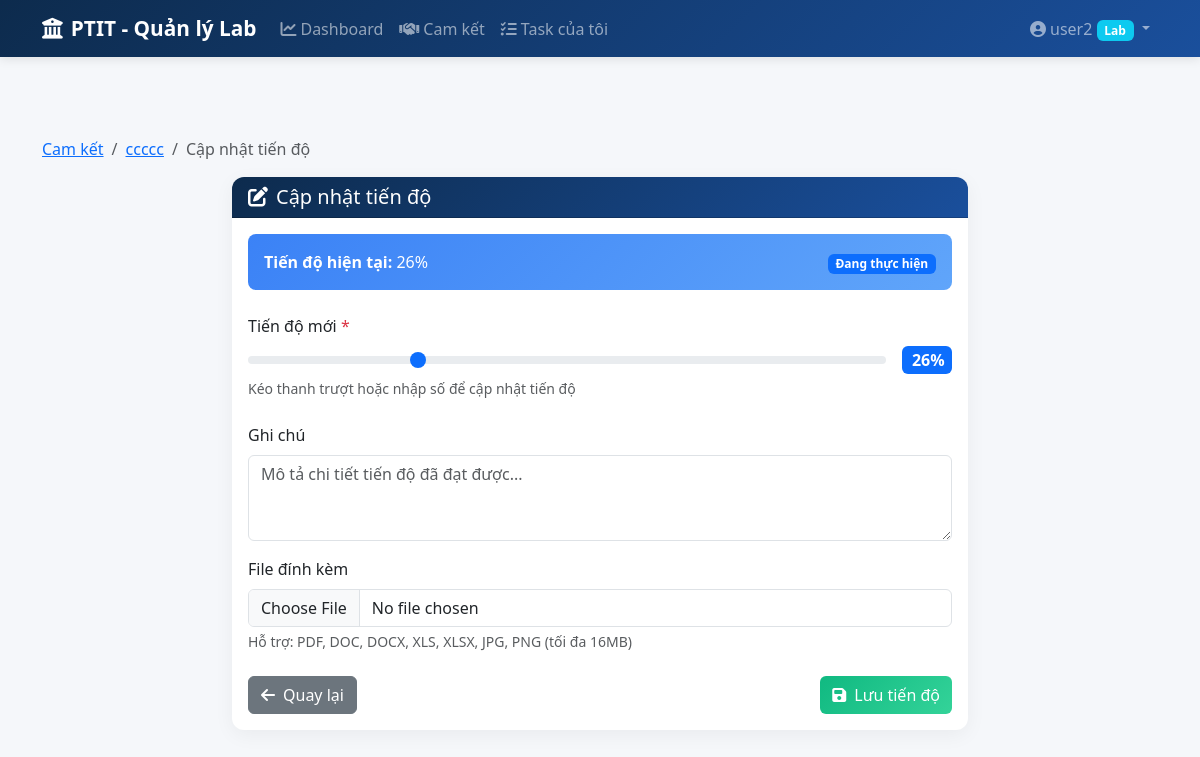
/progress/update/3 (signed in), run on the app's committed database.
### app/models.py (models this page shows, shortened)
class User(UserMixin, db.Model):
    __tablename__ = 'users'
    id = db.Column(db.Integer, primary_key=True)
    username = db.Column(db.String(50), unique=True, nullable=False)
    password_hash = db.Column(db.String(200), nullable=False)
    role = db.Column(db.String(20), nullable=False)  # 'admin' or 'lab'
    lab_id = db.Column(db.Integer, db.ForeignKey('labs.id', ondelete='SET NULL'), nullable=True)
    def is_admin(self):
        return self.role == 'admin'

class Commitment(db.Model):
    __tablename__ = 'commitments'
    id = db.Column(db.Integer, primary_key=True)
    title = db.Column(db.String(200), nullable=False)
    description = db.Column(db.Text)
    lab_id = db.Column(db.Integer, db.ForeignKey('labs.id'), nullable=False)
    assigned_to = db.Column(db.Integer, db.ForeignKey('users.id'), nullable=True)  # User được giao
    start_date = db.Column(db.Date, nullable=False)
    deadline = db.Column(db.Date, nullable=False)
    progress = db.Column(db.Integer, default=0)  # 0-100
    status = db.Column(db.String(20), default='Mới')  # Mới, Đang thực hiện, Hoàn thành, Quá hạn
    created_by = db.Column(db.Integer, db.ForeignKey('users.id'))
    created_at = db.Column(db.DateTime, default=datetime.utcnow)
    updated_at = db.Column(db.DateTime, default=datetime.utcnow, onupdate=datetime.utcnow)
    creator = db.relationship('User', foreign_keys=[created_by], backref='commitments_created')
    assignee = db.relationship('User', foreign_keys=[assigned_to], backref='tasks_assigned')
    progress_updates = db.relationship('ProgressUpdate', backref='commitment', lazy=True, cascade='all, delete-orphan')

### app/routes/commitments.py (the view, shortened to what this page needs)
@bp.route('/progress/update/<int:commitment_id>', methods=['GET', 'POST'])
@login_required
def progress_update(commitment_id):
    commitment = Commitment.query.get_or_404(commitment_id)
    if not current_user.is_admin() and commitment.lab_id != current_user.lab_id:
        flash('Bạn không có quyền cập nhật cam kết này.', 'danger')
        return redirect(url_for('main.dashboard'))
    return render_template('commitments/progress_form.html', commitment=commitment)

### templates/commitments/progress_form.html (shortened to what this page needs)
{% extends "base.html" %}
{% block content %}
<nav aria-label="breadcrumb" class="mb-3">
    <ol class="breadcrumb">
        <li class="breadcrumb-item"><a href="{{ url_for('commitments.commitments_list') }}">Cam kết</a></li>
        <li class="breadcrumb-item"><a href="{{ url_for('commitments.commitments_detail', commitment_id=commitment.id) }}">{{ commitment.title }}</a></li>
        <li class="breadcrumb-item active">Cập nhật tiến độ</li>
    </ol>
</nav>
<div class="row justify-content-center">
    <div class="col-lg-8">
        <div class="card">
            <div class="card-header">
                <h5 class="mb-0">
                    <i class="fas fa-edit me-2"></i>Cập nhật tiến độ
                </h5>
            </div>
            <div class="card-body">
                <div class="alert alert-info mb-4">
                    <div class="d-flex justify-content-between align-items-center">
                        <div>
                            <strong>Tiến độ hiện tại:</strong> {{ commitment.progress }}%
                        </div>
                        <div>
                            {% if commitment.status == 'Hoàn thành' %}
                            <span class="badge bg-success">{{ commitment.status }}</span>
                            {% elif commitment.status == 'Quá hạn' %}
                            <span class="badge bg-danger">{{ commitment.status }}</span>
                            {% elif commitment.status == 'Đang thực hiện' %}
                            <span class="badge bg-primary">{{ commitment.status }}</span>
                            {% else %}
                            <span class="badge bg-secondary">{{ commitment.status }}</span>
                            {% endif %}
                        </div>
                    </div>
                </div>
                <form method="POST" enctype="multipart/form-data">
                    <div class="mb-4">
                        <label for="progress" class="form-label">
                            Tiến độ mới <span class="text-danger">*</span>
                        </label>
                        <div class="d-flex align-items-center gap-3">
                            <input type="range" class="form-range flex-grow-1"
                                   id="progress" name="progress" min="0" max="100"
                                   value="{{ commitment.progress }}" required>
                            <span class="progress-value badge bg-primary">{{ commitment.progress }}%</span>
                        </div>
                        <div class="form-text">Kéo thanh trượt hoặc nhập số để cập nhật tiến độ</div>
                    </div>
                    <div class="mb-3">
                        <label for="notes" class="form-label">Ghi chú</label>
                        <textarea class="form-control" id="notes" name="notes" rows="3"
                                  placeholder="Mô tả chi tiết tiến độ đã đạt được..."></textarea>
                    </div>
                    <div class="mb-4">
                        <label for="attachment" class="form-label">File đính kèm</label>
                        <input type="file" class="form-control" id="attachment" name="attachment">
                        <div class="form-text">Hỗ trợ: PDF, DOC, DOCX, XLS, XLSX, JPG, PNG (tối đa 16MB)</div>
                    </div>
                    <div class="d-flex justify-content-between">
                        <a href="{{ url_for('commitments.commitments_detail', commitment_id=commitment.id) }}"
                           class="btn btn-secondary">
                            <i class="fas fa-arrow-left me-2"></i>Quay lại
                        </a>
                        <button type="submit" class="btn btn-success">
                            <i class="fas fa-save me-2"></i>Lưu tiến độ
                        </button>
                    </div>
                </form>
            </div>
        </div>
    </div>
</div>
{% endblock %}

### templates/base.html (shortened to what this page needs)
<!DOCTYPE html>
<html lang="vi">
<head>
    <link href="https://cdn.jsdelivr.net/npm/bootstrap@5.3.2/dist/css/bootstrap.min.css" rel="stylesheet">
    <link href="https://cdnjs.cloudflare.com/ajax/libs/font-awesome/6.5.1/css/all.min.css" rel="stylesheet">
    <link href="https://cdn.jsdelivr.net/npm/bootstrap-icons@1.11.2/font/bootstrap-icons.css" rel="stylesheet">
    <link href="{{ url_for('static', filename='css/style.css') }}" rel="stylesheet">
</head>
<body>
    {% if current_user.is_authenticated %}
    <nav class="navbar navbar-expand-lg navbar-dark bg-ptit">
        <div class="container">
            <a class="navbar-brand" href="{{ url_for('main.dashboard') }}">
                <i class="fas fa-university me-2"></i>PTIT - Quản lý Lab
            </a>
            <div class="collapse navbar-collapse" id="navbarNav">
                <ul class="navbar-nav me-auto">
                    <li class="nav-item">
                        <a class="nav-link" href="{{ url_for('main.dashboard') }}">
                            <i class="fas fa-chart-line me-1"></i>Dashboard
                        </a>
                    </li>
                    <li class="nav-item">
                        <a class="nav-link" href="{{ url_for('commitments.commitments_list') }}">
                            <i class="fas fa-handshake me-1"></i>Cam kết
                        </a>
                    </li>
                    {% if not current_user.is_admin() %}
                    <li class="nav-item">
                        <a class="nav-link" href="{{ url_for('main.my_tasks') }}">
                            <i class="fas fa-tasks me-1"></i>Task của tôi
                        </a>
                    </li>
                    {% endif %}
                </ul>
                <ul class="navbar-nav">
                    <li class="nav-item dropdown">
                        <a class="nav-link dropdown-toggle" href="#" data-bs-toggle="dropdown">
                            <i class="fas fa-user-circle me-1"></i>{{ current_user.username }}
                            {% if current_user.is_admin() %}
                            <span class="badge bg-warning text-dark">Admin</span>
                            {% else %}
                            <span class="badge bg-info">Lab</span>
                            {% endif %}
                        </a>
                    </li>
                </ul>
            </div>
        </div>
    </nav>
    {% endif %}
    <main class="{% if current_user.is_authenticated %}main-content{% endif %}">
        <div class="container">
            {% block content %}{% endblock %}
        </div>
    </main>
</body>
</html>

### static/css/style.css (style rules this page uses)
:root { --ptit-blue: #1a4f9c; --ptit-light-blue: #4a90d9; --ptit-dark: #0d2b4d; }
body { background-color: #f5f7fa; font-family: 'Segoe UI', Tahoma, Geneva, Verdana, sans-serif; min-height: 100vh; }
.main-content { padding-top: 80px; padding-bottom: 40px; }
.navbar.bg-ptit { background: linear-gradient(135deg, var(--ptit-dark) 0%, var(--ptit-blue) 100%); box-shadow: 0 2px 10px rgba(0,0,0,0.1); }
.navbar-brand { font-weight: 700; font-size: 1.3rem; }
.nav-link { font-weight: 500; transition: all 0.3s; }
.card { border: none; border-radius: 12px; box-shadow: 0 5px 20px rgba(0,0,0,0.05); }
.card-header { background: linear-gradient(135deg, var(--ptit-dark), var(--ptit-blue)); color: white; border-radius: 12px 12px 0 0 !important; font-weight: 600; }
.btn-success { background: linear-gradient(135deg, #10b981, #34d399); border: none; }
.alert { border: none; border-radius: 8px; }
.alert-info { background: linear-gradient(135deg, #3b82f6, #60a5fa); color: white; }
.progress-value { min-width: 50px; text-align: center; font-size: 1rem; }

### data on the page
User: username "user2"
Commitment: title "ccccc", progress "26", status "Đang thực hiện"
